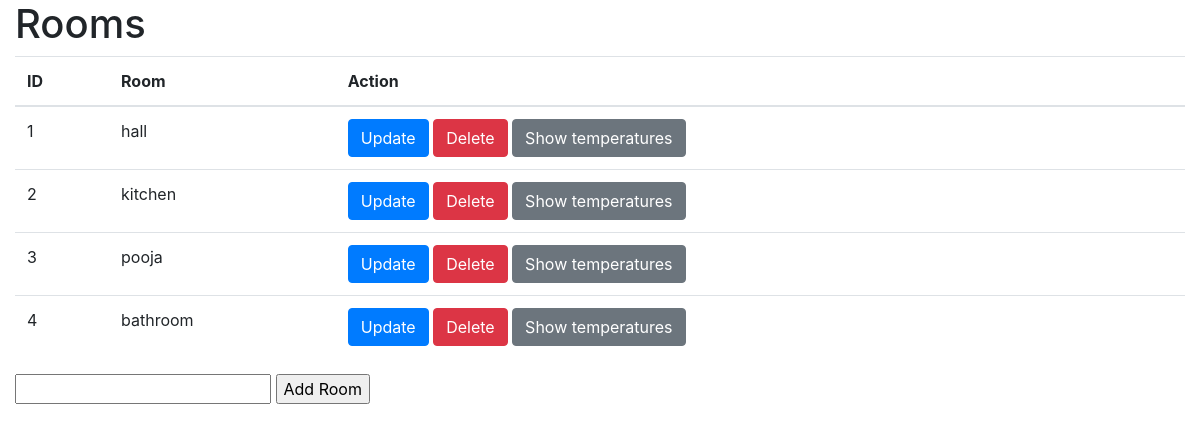
Before: /rooms with the older database file.
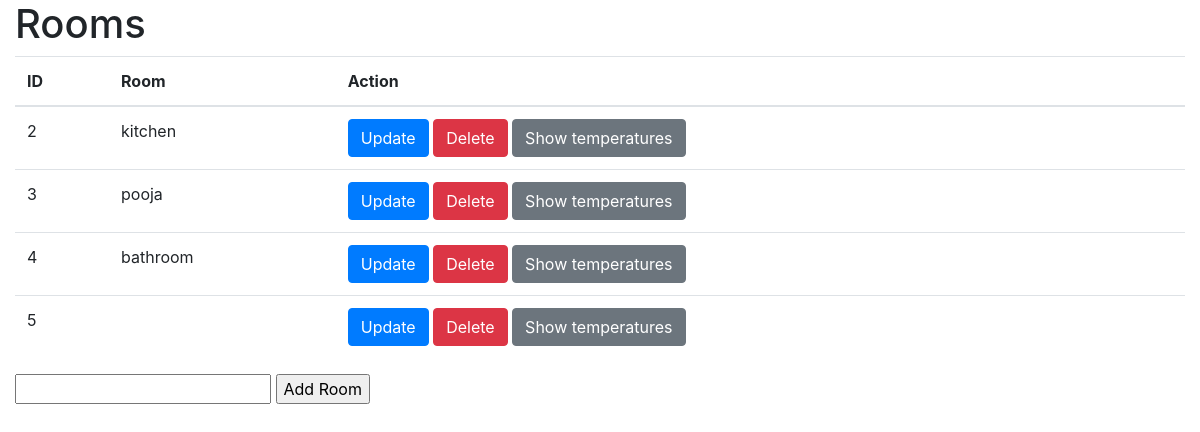
After: the same page with the newer database file.
### app.py (models this page shows, shortened)
class Rooms(db.Model):
    id = db.Column(db.Integer,primary_key=True)
    room_name = db.Column(db.String(200),nullable=False, unique=True)
    date = db.Column(db.DateTime, default=datetime.utcnow)
    room_id = db.relationship('Temperatures', cascade='all,delete' ,backref='rooms')

### app.py (the view)
@app.route("/rooms", methods=['GET'])
def get_rooms():
    if request.method == "GET":
        rooms = Rooms.query.order_by(Rooms.date).all()
        return render_template('index.html',rooms=rooms)

### templates/index.html (shortened to what this page needs)
{% extends 'base.html' %}
{% block body %}
<div class="container-fluid">
    <h1>Rooms</h1>
    {% if rooms|length < 1 %}
    <h4>No Rooms available</h4>
    {% else %}
    <table class="table styled-table">
        <thead>
            <tr>
                <th>ID</th>
                <th>Room</th>
                <th>Action</th>
            </tr>
        </thead>
        <tbody>
            {% for room in rooms %}
            <tr>
                <td>{{ room.id }}</td>
                <td>{{ room.room_name }}</td>
                <td>
                    <a href="/rooms/update/{{ room.id }}" class="btn btn-primary">Update</a>
                    <a href="/rooms/delete/{{ room.id }}" class="btn btn-danger">Delete</a>
                    <a href="/temperatures/room/{{ room.id }}" class="btn btn-secondary">Show temperatures</a>
                </td>
            </tr>
            {% endfor %}
        </tbody>
    </table>
    {% endif %}
        <form class="form" action="{{ url_for('add_room') }}" method="POST">
            <input class="add_text_input" type="text" name="room_name" id="room_name" required="required">
            <input class="add_btn_input" type="submit" value="Add Room">
        </form>
    </div>
{% endblock %}

Changed rows visible on the page:
removed Rooms: id "1", room_name "hall"
added Rooms: id "5"
